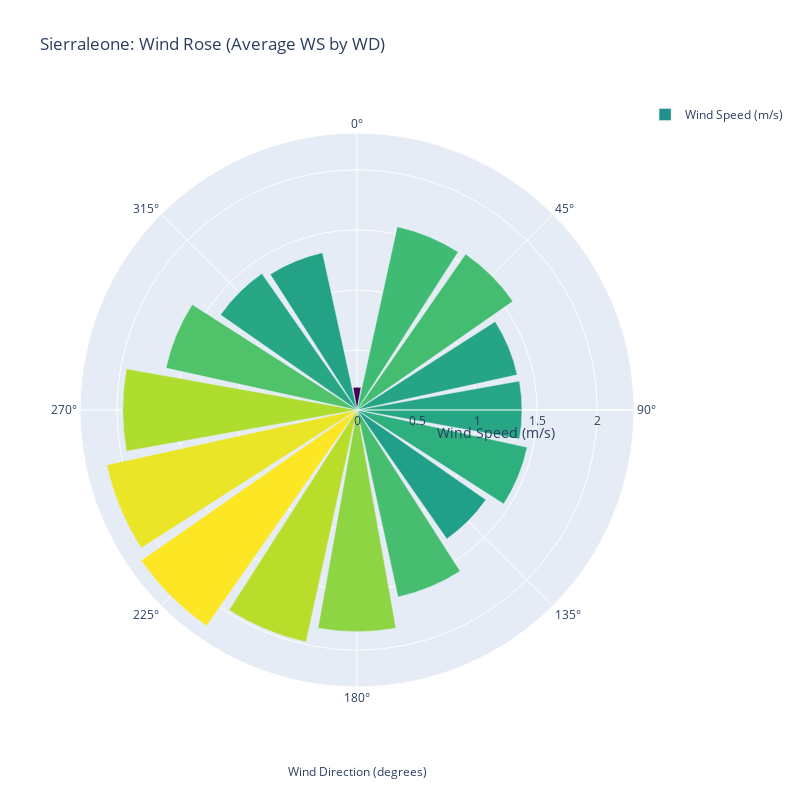

The cell this chart's notebook holds for it:
### Markdown cell above
## Wind & Distribution Analysis
Wind rose for WS/WD, histograms for GHI, WS.

### Code cell
# Wind rose using Plotly Barpolar
bins = np.linspace(0, 360, 17)  # 16 bins for 360 degrees
wd_binned = pd.cut(df_clean['WD'], bins, include_lowest=True, labels=bins[:-1])
ws_mean = df_clean.groupby(wd_binned, observed=True)['WS'].mean().reset_index()
ws_mean['WD'] = ws_mean['WD'].astype(float)  # Ensure WD is numeric

# Create wind rose with labels for r and theta on hover
fig = go.Figure(data=[
    go.Barpolar(
        r=ws_mean['WS'],
        theta=ws_mean['WD'],
        marker_colorscale='Viridis',
        marker_color=ws_mean['WS'],
        name='Wind Speed (m/s)',
        text=[f'r={r:.1f}, θ={θ:.0f}°' for r, θ in zip(ws_mean['WS'], ws_mean['WD'])],  # Labels for r and theta
        hoverinfo='text',  # Show labels on hover
        hoverlabel=dict(
            font=dict(size=12, color='black')  # Style hover labels
        )
    )
])
fig.update_layout(
    title='Sierraleone: Wind Rose (Average WS by WD)',
    polar=dict(
        radialaxis=dict(
            visible=True,
            title='Wind Speed (m/s)'
        ),
        angularaxis=dict(
            direction='clockwise',
            showticklabels=True
        )
    ),
    annotations=[
        dict(
            text='Wind Direction (degrees)',
            x=0.5,
            y=-0.1,
            xref='paper',
            yref='paper',
            showarrow=False,
            font=dict(size=12)
        )
    ],
    showlegend=True,
    width=800,  # Increase circle size
    height=800  # Increase circle size
)
fig.show()

# Histograms for GHI and WS (unchanged)
plt.figure(figsize=(12, 5))

# GHI histogram
plt.subplot(1, 2, 1)
sns.histplot(df_clean['GHI'], bins=50, color='blue')
plt.title('Sierraleone: GHI Distribution')
plt.xlabel('GHI (W/m²)')
plt.ylabel('Frequency')

# WS histogram
plt.subplot(1, 2, 2)
sns.histplot(df_clean['WS'], bins=50, color='green')
plt.title('Sierraleone: WS Distribution')
plt.xlabel('Wind Speed (m/s)')
plt.ylabel('Frequency')

plt.tight_layout()
plt.show()

### Figure 1 — Plotly figure (JSON) as saved in the notebook; plotly's stock layout.template omitted (floating-point values rounded to 4 significant figures)
{"data": [{"hoverinfo": "text", "hoverlabel": {"font": {"color": "black", "size": 12}}, "marker": {"color": [0.1899, 1.563, 1.583, 1.366, 1.374, 1.451, 1.309, 1.594, 1.846, 1.979, 2.192, 2.134, 1.951, 1.629, 1.386, 1.341], "colorscale": [[0, "#440154"], [0.1111, "#482878"], [0.2222, "#3e4989"], [0.3333, "#31688e"], [0.4444, "#26828e"], [0.5556, "#1f9e89"], [0.6667, "#35b779"], [0.7778, "#6ece58"], [0.8889, "#b5de2b"], [1, "#fde725"]]}, "name": "Wind Speed (m/s)", "r": [0.1899, 1.563, 1.583, 1.366, 1.374, 1.451, 1.309, 1.594, 1.846, 1.979, 2.192, 2.134, 1.951, 1.629, 1.386, 1.341], "text": ["r=0.2, θ=0°", "r=1.6, θ=22°", "r=1.6, θ=45°", "r=1.4, θ=68°", "r=1.4, θ=90°", "r=1.5, θ=112°", "r=1.3, θ=135°", "r=1.6, θ=158°", "r=1.8, θ=180°", "r=2.0, θ=202°", "r=2.2, θ=225°", "r=2.1, θ=248°", "r=2.0, θ=270°", "r=1.6, θ=292°", "r=1.4, θ=315°", "r=1.3, θ=338°"], "theta": [0, 22.5, 45, 67.5, 90, 112.5, 135, 157.5, 180, 202.5, 225, 247.5, 270, 292.5, 315, 337.5], "type": "barpolar"}], "layout": {"annotations": [{"font": {"size": 12}, "showarrow": false, "text": "Wind Direction (degrees)", "x": 0.5, "xref": "paper", "y": -0.1, "yref": "paper"}], "height": 800, "polar": {"angularaxis": {"direction": "clockwise", "showticklabels": true}, "radialaxis": {"title": {"text": "Wind Speed (m/s)"}, "visible": true}}, "showlegend": true, "title": {"text": "Sierraleone: Wind Rose (Average WS by WD)"}, "width": 800}}
